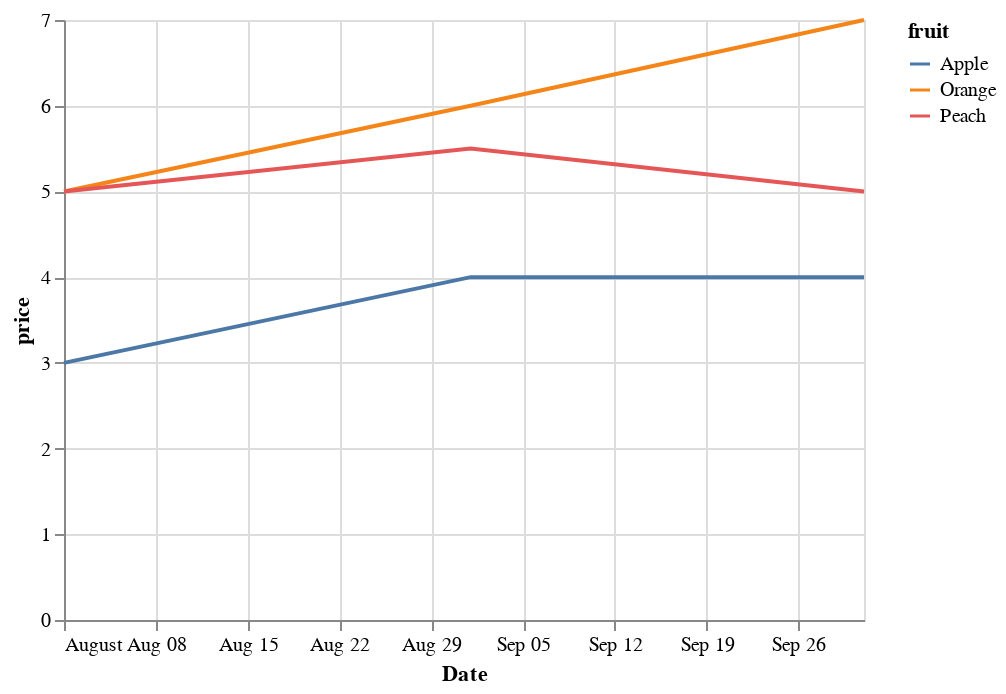

The cell this chart's notebook holds for it:
### Code cell
alt.Chart(wide_form).transform_fold(
    ['Orange', 'Apple', 'Peach'],
    as_=['fruit', 'price']
).mark_line().encode(
    x='Date:T',
    y='price:Q',
    color='fruit:N'
)

### Figure 1 — Vega-Lite specification as saved in the notebook (floating-point values rounded to 4 significant figures)
{"config": {"view": {"continuousWidth": 400, "continuousHeight": 300}}, "data": {"name": "data-4f5e9678d91efd74a12c2113ae3db923"}, "mark": "line", "encoding": {"color": {"type": "nominal", "field": "fruit"}, "x": {"type": "temporal", "field": "Date"}, "y": {"type": "quantitative", "field": "price"}}, "transform": [{"fold": ["Orange", "Apple", "Peach"], "as": ["fruit", "price"]}], "$schema": "https://vega.github.io/schema/vega-lite/v4.8.1.json", "datasets": {"data-4f5e9678d91efd74a12c2113ae3db923": [{"Date": "2021-08-01", "Orange": 5, "Apple": 3, "Peach": 5.0}, {"Date": "2021-09-01", "Orange": 6, "Apple": 4, "Peach": 5.5}, {"Date": "2021-10-01", "Orange": 7, "Apple": 4, "Peach": 5.0}]}}
